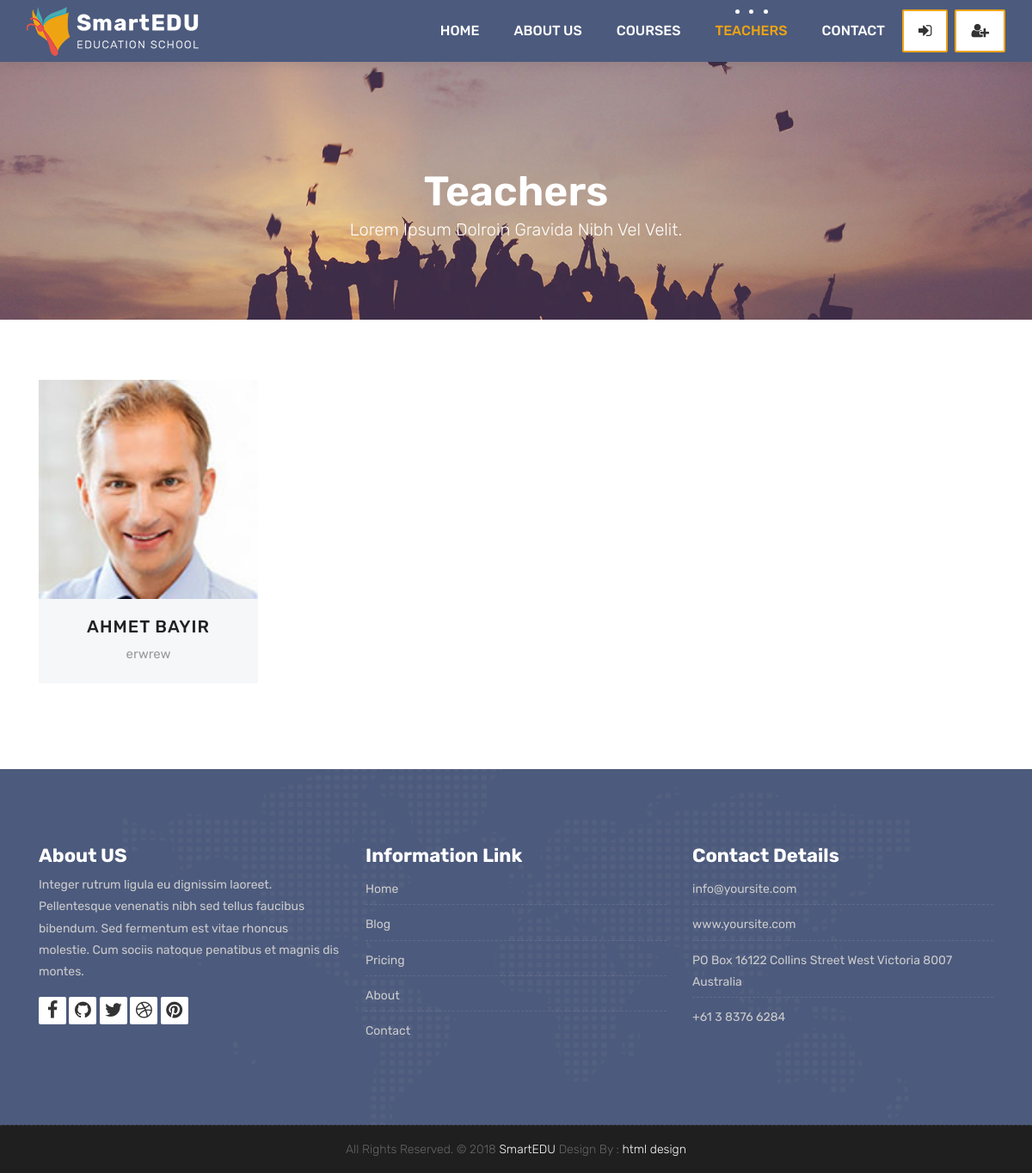
Screenshot of /teachers/ with the database file from the repository.
### teachers/models.py (models this page shows, shortened)
class Teacher(models.Model):
    name = models.CharField(max_length=50)
    title = models.CharField(max_length=50)
    description = models.TextField(blank=True)
    image = models.ImageField(upload_to="courses/%Y/%m/%d/")
    facebook = models.URLField(max_length=100, blank=True)
    twitter = models.URLField(max_length=100, blank=True)
    linkedin = models.URLField(max_length=100, blank=True)
    youtube = models.URLField(max_length=100, blank=True)

### teachers/views.py (the view)
# urls.py: path('', TeacherListView.as_view(), name="teachers"),
class TeacherListView(ListView):
    model = Teacher
    template_name = 'teachers.html'
    context_object_name = 'teachers'

### templates/teachers.html (shortened to what this page needs)
{% extends 'partials/_base.html' %}
{% load static %}
{% block content %}
	<div class="all-title-box">
		<div class="container text-center">
			<h1>Teachers<span class="m_1">Lorem Ipsum dolroin gravida nibh vel velit.</span></h1>
		</div>
	</div>
	<div id="teachers" class="section wb">
        <div class="container">
            <div class="row">
				{% for teacher in teachers %}
				<div class="col-lg-3 col-md-6 col-12">
					<div class="our-team">
						<div class="team-img">
							<img src="{{teacher.image.url}}">
						</div>
						<div class="team-content">
							<h3 class="title"><a href="{% url 'teacher_detail' teacher.pk %}">{{teacher.name}}</a></h3>
							<span class="post">{{teacher.title}}</span>
						</div>
					</div>
				</div>
				{% endfor %}
            </div>
        </div>
    </div>
{% endblock %}

### static/style.css (style rules this page uses)
body { color: #333333; font-size: 14px; font-family: 'Rubik', sans-serif; line-height: 1.80857; }
html, body { height: 100%; }
a { color: #1f1f1f; text-decoration: none !important; outline: none !important; -webkit-transition: all .3s ease-in-out; -moz-transition: all .3s ease-in-out; -ms-transition: all .3s ease-in-out; -o-transition: all .3s ease-in-out; transition: all .3s ease-in-out; }
h1, h2, h3, h4, h5, h6 { letter-spacing: 0; font-weight: normal; position: relative; padding: 0 0 10px 0; font-weight: normal; line-height: 120% !important; color: #1f1f1f; margin: 0 }
h1 { font-size: 24px }
h3 { font-size: 18px }
h1 a, h2 a, h3 a, h4 a, h5 a, h6 a { color: #212121; text-decoration: none!important; opacity: 1 }
a { color: #1f1f1f; text-decoration: none; outline: none; }
a, .btn { text-decoration: none !important; outline: none !important; -webkit-transition: all .3s ease-in-out; -moz-transition: all .3s ease-in-out; -ms-transition: all .3s ease-in-out; -o-transition: all .3s ease-in-out; transition: all .3s ease-in-out; }
.section { display: block; position: relative; overflow: hidden; padding: 70px 0; }
.section.wb { background-color: #ffffff; }
.all-title-box { background: url(images/banner.jpg)no-repeat; -webkit-background-size: cover; -moz-background-size: cover; -o-background-size: cover; background-size: cover; background-position: center; min-height: 300px; }
.all-title-box h1 { color: #fff; font-weight: 600; text-transform: capitalize; padding-top: 11%; font-size: 48px; line-height: 0px; }
span.m_1 { font-weight: 300; font-size: 20px; line-height: 1.5em; display: block; }
.our-team { text-align: center; margin-bottom: 30px; }
.our-team .team-img { overflow: hidden; position: relative; }
.our-team .team-img img { width: 100%; height: auto; }
.our-team .team-content { padding: 20px 0; background: #f5f7f8; color: #54478a; }
.our-team .title { display: block; font-size: 20px; font-weight: 500; letter-spacing: 1px; text-transform: uppercase; margin: 0 0 7px 0; padding: 0px; }
.our-team .post { display: block; font-size: 15px; color: #999; }

### rows the page displays
Teacher: image (picture), name "AHMET BAYIR", title "erwrew"
